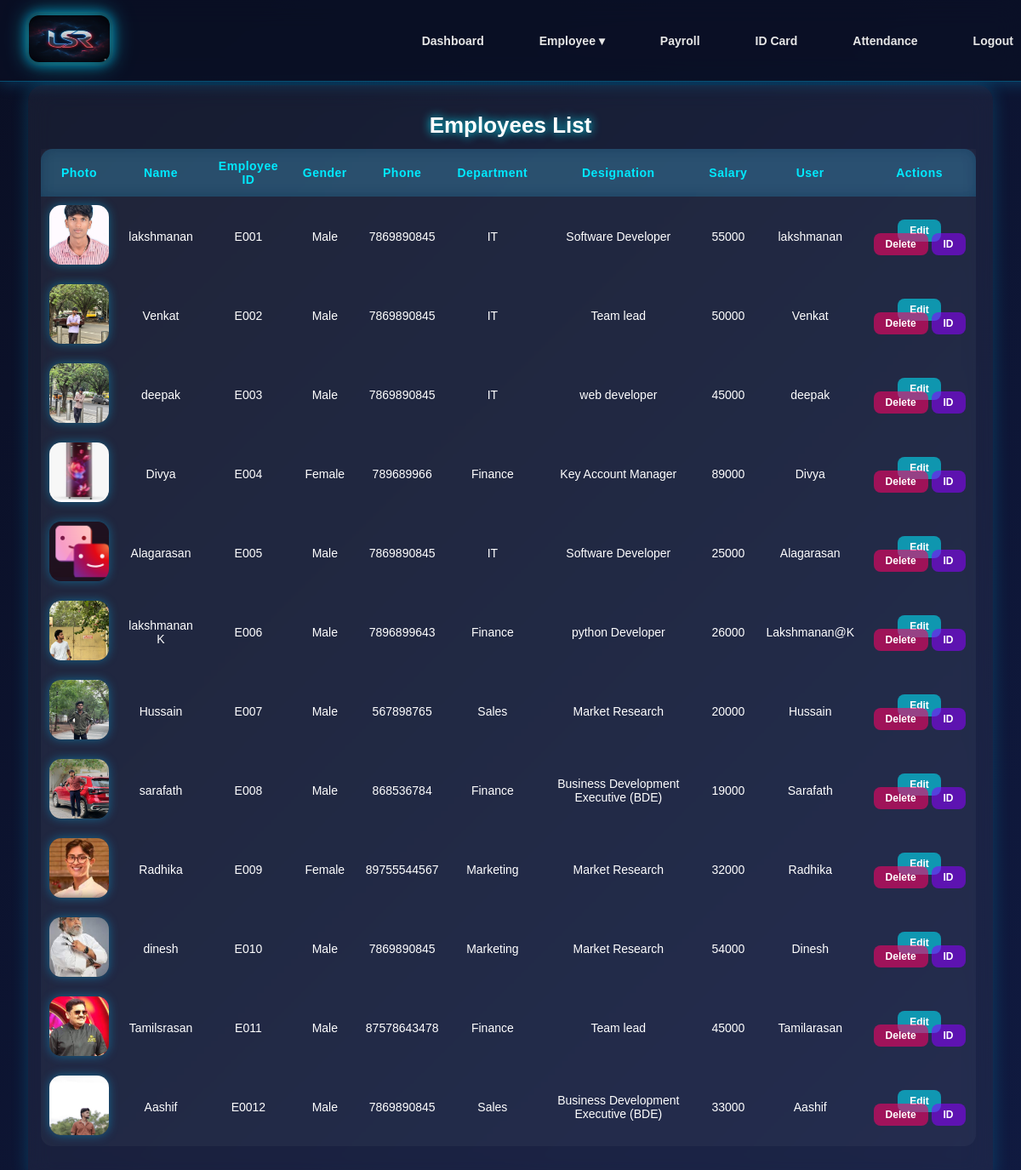
/employee/, run on the app's committed database.
### app/models.py (models this page shows, shortened)
class Employees(models.Model):
    user = models.OneToOneField(CustomUser, on_delete=models.CASCADE, null=True, blank=True)
    name = models.CharField(max_length=20)
    emp_id = models.CharField(max_length=20, unique=True, blank=True)
    Gender = models.CharField(choices=[('Male','Male'),('Female','Female'),('other','other')])
    phone = models.IntegerField()
    depertment = models.CharField(choices=[('HR','HR'),('IT','IT'),('Finance','Finance'),('Marketing','Marketing'),('Sales','Sales')])
    designation = models.CharField(max_length=50)
    salary = models.IntegerField()
    photo = models.ImageField(upload_to='image', blank=True, null=True)

class CustomUser(AbstractUser):
    roles = [("hr","HR"),("employee","Employee")]
    role = models.CharField(choices=roles)

### app/views.py (the view)
# urls.py: path('employee/',employee_view,name="employee"),
def employee_view(request):
    emp = Employees.objects.all()
    return render(request, 'employee.html', {'emp': emp})

### app/templates/employee.html (shortened to what this page needs)
<!DOCTYPE html>
<html lang="en">
<head>
    {% load static %}
     <link rel="stylesheet" href="{% static 'css/style.css' %}">
</head>
<body>
     {% include "hr_navbar.html" %}
    <div class="container">
        <h1 class="emp">Employees List</h1>
        <div class="table-wrapper">
            <table>
                <thead>
                    <tr>
                        <th>Photo</th>
                        <th>Name</th>
                        <th>Employee ID</th>
                        <th>Gender</th>
                        <th>Phone</th>
                        <th>Department</th>
                        <th>Designation</th>
                        <th>Salary</th>
                        <th>User</th>
                        <th>Actions</th>
                    </tr>
                </thead>
                <tbody>
                    {% for i in emp %}
                    <tr>
                        <td><img src="{{ i.photo.url }}"></td>
                        <td>{{ i.name }}</td>
                        <td>{{ i.emp_id }}</td>
                        <td>{{ i.Gender }}</td>
                        <td>{{ i.phone }}</td>
                        <td>{{ i.depertment }}</td>
                        <td>{{ i.designation }}</td>
                        <td>{{ i.salary }}</td>
                        <td>{{ i.user }}</td>
                        <td>
                            <a class="edit-btn" href="{% url 'employee_edit' i.id %}">Edit</a>
                            <a class="delete-btn" href="{% url 'employee_delete' i.id %}">Delete</a>
                            <a class="idcords" href="{% url 'create-id' i.id %}">ID</a>
                        </td>
                    </tr>
                    {% endfor %}
                </tbody>
            </table>
        </div>
    </div>
</body>
</html>

### app/static/css/style.css (style rules this page uses)
body { margin: 0; font-family: "Poppins", sans-serif; background: radial-gradient(circle at top, #14001f, #000000 70%); min-height: 100vh; color: white; padding-top: 80px; }
body { margin: 0; padding: 0; font-family: "Poppins", sans-serif; background: linear-gradient(135deg, #0a0f24, #101a40); color: white; overflow: hidden; }
.container { position: absolute; top: 100px; left: 50%; transform: translateX(-50%); width: 92%; height: calc(100vh - 120px); background: rgba(255, 255, 255, 0.05); border-radius: 18px; backdrop-filter: blur(14px); padding: 15px; box-shadow: 0 0 20px rgba(0, 200, 255, 0.22); overflow: hidden; }
.emp { text-align: center; margin-bottom: 12px; font-size: 26px; text-shadow: 0 0 12px #00eaff; }
.table-wrapper { height: calc(100% - 70px); overflow-y: auto; padding-right: 5px; }
table { width: 100%; border-collapse: collapse; background: rgba(255,255,255,0.04); border-radius: 14px; overflow: hidden; }
thead { background: rgba(0, 180, 255, 0.18); backdrop-filter: blur(8px); }
thead th { padding: 12px; font-size: 14px; letter-spacing: 0.5px; color: #00eaff; }
tbody tr { transition: 0.25s ease; }
td { padding: 10px; font-size: 14px; text-align: center; }
td img { width: 70px; height: 70px; border-radius: 14px; object-fit: cover; box-shadow: 0 0 12px rgba(0, 195, 255, 0.4); transition: 0.3s; }
.edit-btn, .delete-btn, .idcords { padding: 6px 14px; border-radius: 8px; text-decoration: none; color: white; font-size: 12px; font-weight: 600; transition: 0.25s ease-in-out; }
.edit-btn { background: #00eaff90; }
.delete-btn { background: #ff006690; }
.idcords { background: #8a00ff90; }
body { margin: 10px; padding: 0; font-family: Arial, sans-serif; background: linear-gradient(135deg, #0a0f24, #101a40); height: 100vh; overflow: hidden; }

### data on the page
Employees: photo (picture), name "lakshmanan", emp_id "E001", Gender "Male", phone "7869890845", depertment "IT", designation "Software Developer", salary "55000", user "lakshmanan"
Employees: photo (picture), name "Venkat", emp_id "E002", Gender "Male", phone "7869890845", depertment "IT", designation "Team lead", salary "50000", user "Venkat"
Employees: photo (picture), name "deepak", emp_id "E003", Gender "Male", phone "7869890845", depertment "IT", designation "web developer", salary "45000", user "deepak"
Employees: photo (picture), name "Divya", emp_id "E004", Gender "Female", phone "789689966", depertment "Finance", designation "Key Account Manager", salary "89000", user "Divya"
Employees: photo (picture), name "Alagarasan", emp_id "E005", Gender "Male", phone "7869890845", depertment "IT", designation "Software Developer", salary "25000", user "Alagarasan"
Employees: photo (picture), name "lakshmanan K", emp_id "E006", Gender "Male", phone "7896899643", depertment "Finance", designation "python Developer", salary "26000", user "Lakshmanan@K"
Employees: photo (picture), name "Hussain", emp_id "E007", Gender "Male", phone "567898765", depertment "Sales", designation "Market Research", salary "20000", user "Hussain"
Employees: photo (picture), name "sarafath", emp_id "E008", Gender "Male", phone "868536784", depertment "Finance", designation "Business Development Executive (BDE)", salary "19000", user "Sarafath"
Employees: photo (picture), name "Radhika", emp_id "E009", Gender "Female", phone "89755544567", depertment "Marketing", designation "Market Research", salary "32000", user "Radhika"
Employees: photo (picture), name "dinesh", emp_id "E010", Gender "Male", phone "7869890845", depertment "Marketing", designation "Market Research", salary "54000", user "Dinesh"
Employees: photo (picture), name "Tamilsrasan", emp_id "E011", Gender "Male", phone "87578643478", depertment "Finance", designation "Team lead", salary "45000", user "Tamilarasan"
Employees: photo (picture), name "Aashif", emp_id "E0012", Gender "Male", phone "7869890845", depertment "Sales", designation "Business Development Executive (BDE)", salary "33000", user "Aashif"
